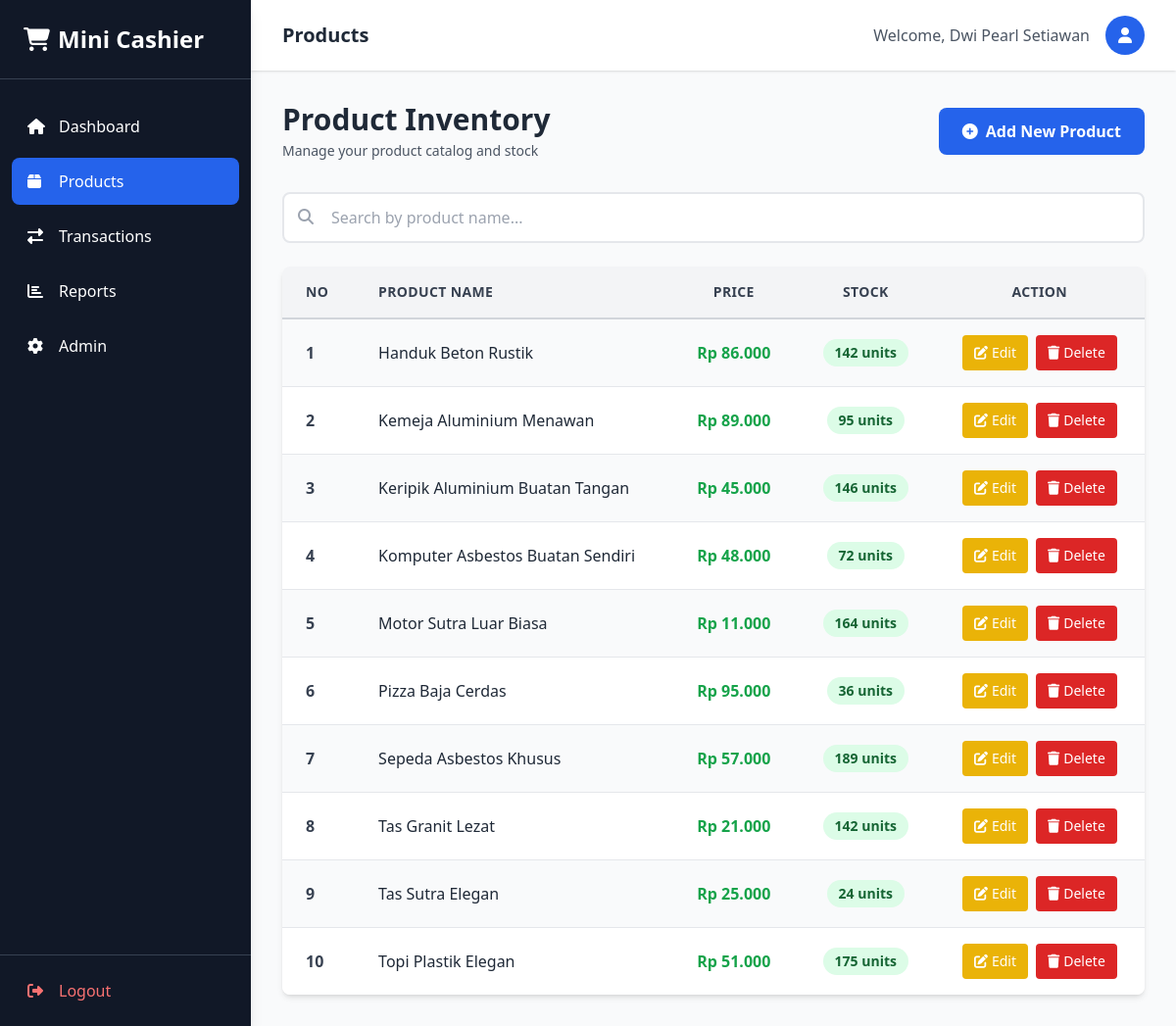
The page /products.php (signed in) on the database its author committed.
### tables this page shows
CREATE TABLE `products` (
    `product_id` INT UNSIGNED AUTO_INCREMENT PRIMARY KEY,
    `product_name` VARCHAR(255) NOT NULL,
    `price` DECIMAL(10, 2) NOT NULL,
    `stock` INT NOT NULL DEFAULT 0,
    `created_at` TIMESTAMP DEFAULT CURRENT_TIMESTAMP,
    `updated_at` TIMESTAMP DEFAULT CURRENT_TIMESTAMP ON UPDATE CURRENT_TIMESTAMP,
    `deleted_at` TIMESTAMP NULL DEFAULT NULL
);

### products.php (called while the page is built, shortened)
<?php
$page = $title = 'products';
require_once 'controllers/ProductsController.php';
$PC = new ProductsController();
$search = isset($_GET['search']) ? htmlspecialchars($_GET['search']) : '';
$productsList = $PC->searchProducts($search);
include 'views/products_view.php';

### controllers/Database.php (called while the page is built, shortened)
<?php
class Database
{
  private static ?mysqli $instance = null;
  public static function getConnection(): mysqli
  {
    if (self::$instance === null) {
      self::$instance = new mysqli('localhost', 'root', '', 'mini_cashier');
      self::$instance->set_charset('utf8mb4');
    }
    return self::$instance;
  }
}

### controllers/ProductsController.php (called while the page is built, shortened)
<?php
require_once  'Database.php';
class ProductsController
{
  private mysqli $db;
  public function __construct()
  {
    $this->db = Database::getConnection();
  }
  public function searchProducts(string $searchTerm = ''): array
  {
    $result = $this->db->query("SELECT product_id, product_name, price, stock FROM products ORDER BY product_name ASC");
    return $result ? $result->fetch_all(MYSQLI_ASSOC) : [];
  }
}

### views/products_view.php (the view, shortened to what this page needs)
<!DOCTYPE html>
<html lang="en">
<?php include './head.php' ?>
<body class="bg-gray-50">
  <div class="flex min-h-screen">
    <?php include 'sidebar.php'; ?>
    <main class="flex-1">
      <header class="bg-white shadow">
        <div class="flex items-center justify-between px-8 py-4">
          <h2 class="text-xl font-semibold text-gray-800">Products</h2>
          <div class="flex items-center gap-4">
            <span class="text-gray-600">Welcome, <?php echo htmlspecialchars($_SESSION['fullname'] ?? $_SESSION['username']); ?></span>
            <button class="flex items-center justify-center w-10 h-10 text-white bg-blue-600 rounded-full">
              <i class="fas fa-user"></i>
            </button>
          </div>
        </div>
      </header>
      <div class="p-8">
        <div class="flex items-center justify-between mb-8">
          <div>
            <h3 class="text-3xl font-bold text-gray-800">Product Inventory</h3>
            <p class="text-gray-600 text-sm mt-1">Manage your product catalog and stock</p>
          </div>
          <button onclick="document.getElementById('addModal').classList.remove('hidden'); document.getElementById('addModal').classList.add('flex')" class="inline-flex items-center gap-2 px-6 py-3 text-white bg-blue-600 hover:bg-blue-700 rounded-lg font-semibold transition"><i class="fas fa-plus-circle"></i> Add New Product</button>
        </div>
        <div class="mb-6">
          <form method="GET" class="relative">
            <i class="fas fa-search absolute left-4 top-1/3 text-gray-400"></i>
            <input type="search" name="search" placeholder="Search by product name..." value="<?php echo htmlspecialchars($search); ?>" class="w-full pl-12 pr-4 py-3 border-2 border-gray-200 rounded-lg focus:outline-none focus:border-blue-500 transition">
          </form>
        </div>
        <div class="bg-white rounded-lg shadow-md overflow-hidden">
          <div class="overflow-x-auto">
            <table class="w-full">
              <thead class="bg-gray-100 border-b-2 border-gray-300">
                <tr>
                  <th class="px-6 py-4 text-left font-bold text-gray-700 text-sm uppercase tracking-wide">No</th>
                  <th class="px-6 py-4 text-left font-bold text-gray-700 text-sm uppercase tracking-wide">Product Name</th>
                  <th class="px-6 py-4 text-center font-bold text-gray-700 text-sm uppercase tracking-wide">Price</th>
                  <th class="px-6 py-4 text-center font-bold text-gray-700 text-sm uppercase tracking-wide">Stock</th>
                  <th class="px-6 py-4 text-center font-bold text-gray-700 text-sm uppercase tracking-wide">Action</th>
                </tr>
              </thead>
              <tbody class="divide-y divide-gray-200">
                <?php
                $no = 1;
                foreach ($productsList as $row) {
                  $bg_class = ($no % 2 === 0) ? 'bg-white' : 'bg-gray-50';
                  $stock_status = $row['stock'] > 10 ? 'bg-green-100 text-green-800' : ($row['stock'] > 0 ? 'bg-yellow-100 text-yellow-800' : 'bg-red-100 text-red-800');
                ?>
                  <tr class="<?php echo $bg_class; ?> hover:bg-blue-50 transition">
                    <td class="px-6 py-4 font-semibold text-gray-700"><?php echo $no++; ?></td>
                    <td class="px-6 py-4 font-medium text-gray-800"><?php echo htmlspecialchars($row['product_name']); ?></td>
                    <td class="px-6 py-4 text-center font-bold text-green-600">Rp <?php echo number_format((int)$row['price'], 0, ',', '.'); ?></td>
                    <td class="px-6 py-4 text-center">
                      <span class="inline-block px-3 py-1 rounded-full text-sm font-semibold <?php echo $stock_status; ?>"><?php echo (int)$row['stock']; ?> units</span>
                    </td>
                    <td class="px-6 py-4">
                      <div class="flex gap-2 justify-center">
                        <a href="?edit=<?php echo (int)$row['product_id']; ?>" class="inline-flex items-center gap-1 px-3 py-2 text-sm text-white bg-yellow-500 hover:bg-yellow-600 rounded transition"><i class="fas fa-edit"></i>Edit</a>
                        <a href="?delete=<?php echo (int)$row['product_id']; ?>" onclick="return confirm('Are you sure you want to delete this product?')" class="inline-flex items-center gap-1 px-3 py-2 text-sm text-white bg-red-600 hover:bg-red-700 rounded transition"><i class="fas fa-trash"></i>Delete</a>
                      </div>
                    </td>
                  </tr>
                <?php } ?>
              </tbody>
            </table>
          </div>
        </div>
      </div>
    </main>
  </div>
</body>
</html>

### head.php (shortened to what this page needs)
<head>
  <script src="https://cdn.tailwindcss.com"></script>
  <link rel="stylesheet" href="https://cdnjs.cloudflare.com/ajax/libs/font-awesome/6.4.0/css/all.min.css">
</head>

### sidebar.php
<aside class="w-64 max-h-screen sticky top-0 text-white bg-gray-900 shadow-lg">
  <div class="p-6 border-b border-gray-700">
    <h1 class="flex items-center gap-2 text-2xl font-bold">
      <i class="fas fa-shopping-cart"></i> Mini Cashier
    </h1>
  </div>
  <nav class="px-3 mt-6 space-y-2">
    <a href="index.php" class="flex items-center gap-3 px-4 py-3 rounded-lg <?php echo $page == 'dashboard' ? 'bg-blue-600 text-white' : 'hover:bg-gray-800 transition'; ?>">
      <i class="fas fa-home w-5"></i> Dashboard
    </a>
    <a href="products.php" class="flex items-center gap-3 px-4 py-3 rounded-lg <?php echo $page == 'products' ? 'bg-blue-600 text-white' : 'hover:bg-gray-800 transition'; ?>">
      <i class="fas fa-box w-5"></i> Products
    </a>
    <a href="transactions.php" class="flex items-center gap-3 px-4 py-3 rounded-lg <?php echo $page == 'transactions' ? 'bg-blue-600 text-white' : 'hover:bg-gray-800 transition'; ?>">
      <i class="fas fa-exchange-alt w-5"></i> Transactions
    </a>
    <a href="reports.php" class="flex items-center gap-3 px-4 py-3 rounded-lg <?php echo $page == 'reports' ? 'bg-blue-600 text-white' : 'hover:bg-gray-800 transition'; ?>">
      <i class="fas fa-chart-bar w-5"></i> Reports
    </a>
    <a href="admin.php" class="flex items-center gap-3 px-4 py-3 rounded-lg <?php echo $page == 'admin' ? 'bg-blue-600 text-white' : 'hover:bg-gray-800 transition'; ?>">
      <i class="fas fa-cog w-5"></i> Admin
    </a>
  </nav>
  <div class="absolute bottom-0 left-0 right-0 w-64 p-3 border-t border-gray-700">
    <a href="logout.php" class="hover:bg-gray-800 flex items-center gap-3 px-4 py-3 text-red-400 transition rounded-lg">
      <i class="fas fa-sign-out-alt w-5"></i> Logout
    </a>
  </div>
</aside>

### rows shown on the page
products: product_name "Handuk Beton Rustik", price "86.000", stock "142"
products: product_name "Kemeja Aluminium Menawan", price "89.000", stock "95"
products: product_name "Keripik Aluminium Buatan Tangan", price "45.000", stock "146"
products: product_name "Komputer Asbestos Buatan Sendiri", price "48.000", stock "72"
products: product_name "Motor Sutra Luar Biasa", price "11.000", stock "164"
products: product_name "Pizza Baja Cerdas", price "95.000", stock "36"
products: product_name "Sepeda Asbestos Khusus", price "57.000", stock "189"
products: product_name "Tas Granit Lezat", price "21.000", stock "142"
products: product_name "Tas Sutra Elegan", price "25.000", stock "24"
products: product_name "Topi Plastik Elegan", price "51.000", stock "175"

### other values the page prints
$_SESSION['fullname'] "Dwi Pearl Setiawan"
